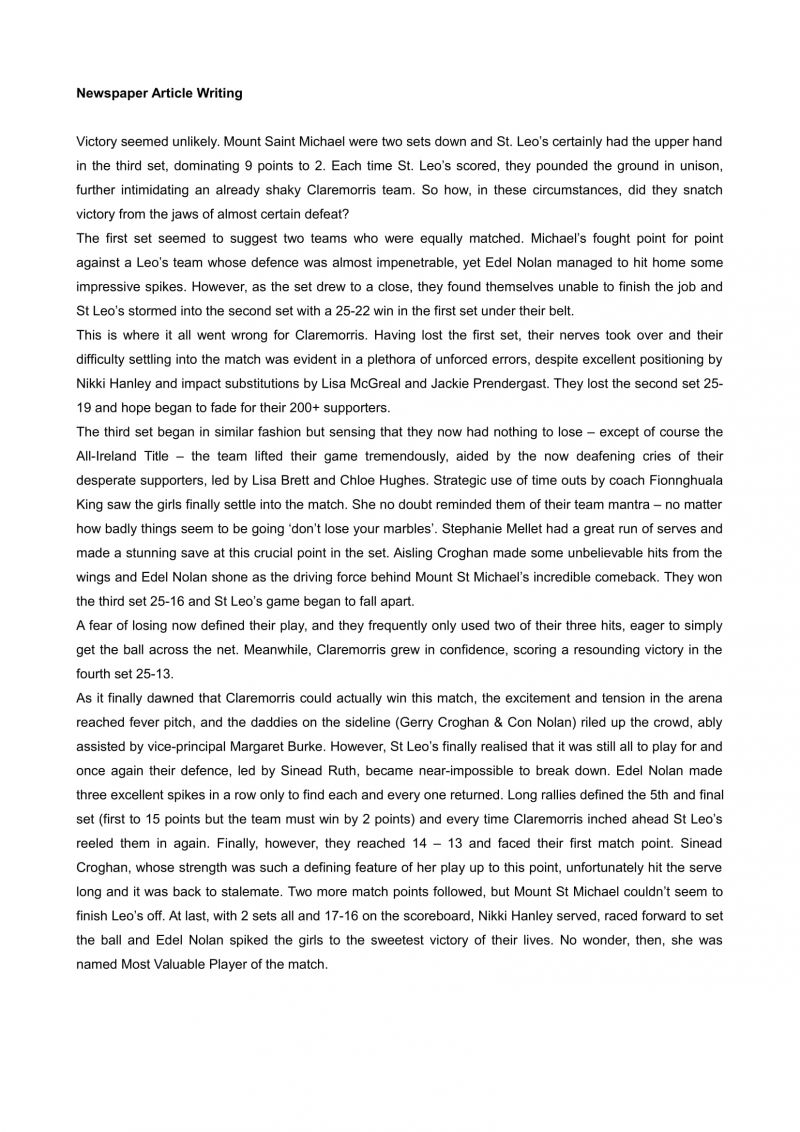
#> input picture Data01/image_02.jpg, 800 x 1132 px, found by its file name
$ python Impoerting_image.py
#> lines starting #> are read from the running program, lines starting #| are printed output that depends on the picture

import cv2
from PIL import Image
import pytesseract
from PIL.IcnsImagePlugin import read_png_or_jpeg2000

#importing image into memory(in the form of series of numerical array)
#for imorting images into memory we always use pillow for this
im_file = "C:/Users/COMTECH COMPUTER/PycharmProjects/Optical_Character_Recognization01/Data01/image_02.jpg"

#Basic operation to see image
im = Image.open(im_file)
#> im is the input picture: PIL image 800x1132 RGB; min 0, max 255, mean 238.7
print(im.size)
#| (800, 1132)
im.show()
# Rotate the image
rotated_image = im.rotate(180)
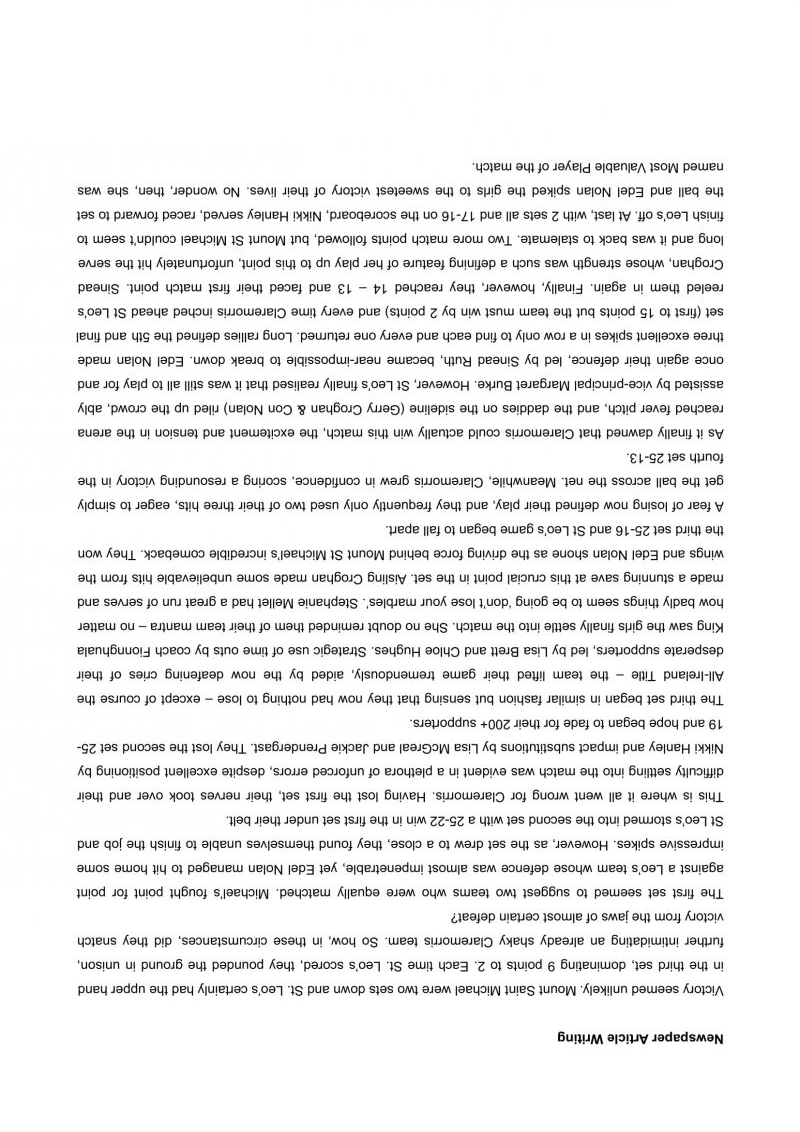
#> rotated_image: PIL image 800x1132 RGB; min 0, max 255, mean 238.7

#save image into different directory
#I give full file path
im.save("C:/Users/COMTECH COMPUTER/PycharmProjects/Optical_Character_Recognization01/Pillow_Library01/rotated_image.jpg")

$ run again, with Data01/image_01.jpg copied over Data01/image_02.jpg
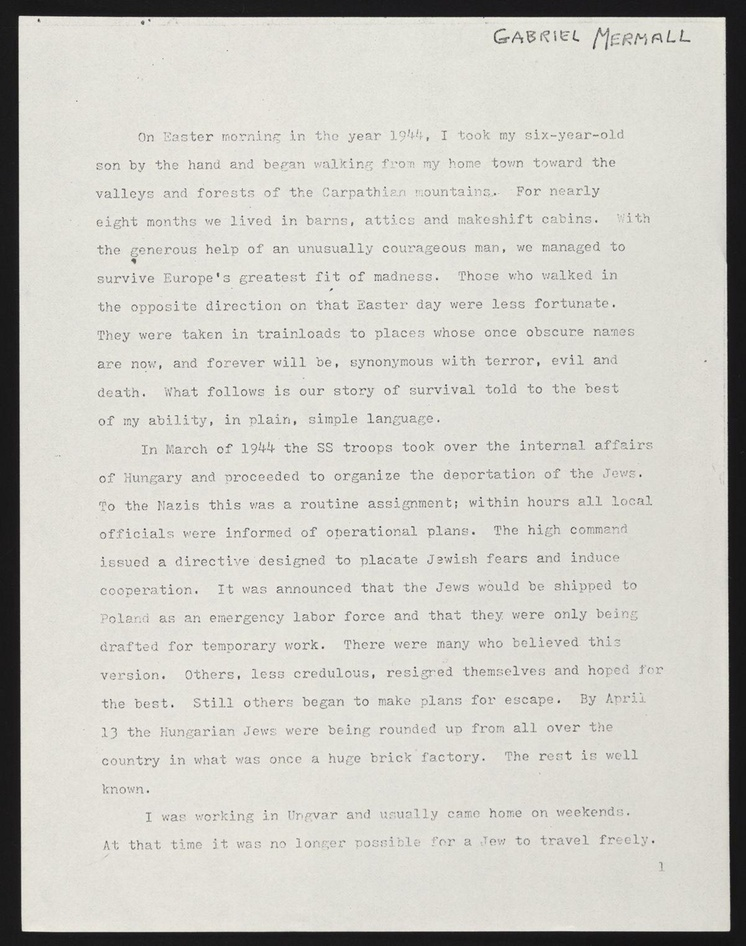
#> input picture Data01/image_01.jpg, 746 x 946 px, shrunk from 1200 x 1522 before the run, found by its file name
#> im is the input picture: PIL image 746x946 RGB; mean R, G, B 205.2, 204, 197.6
#| (746, 946)
#> `rotated_image = im.rotate(180)`:
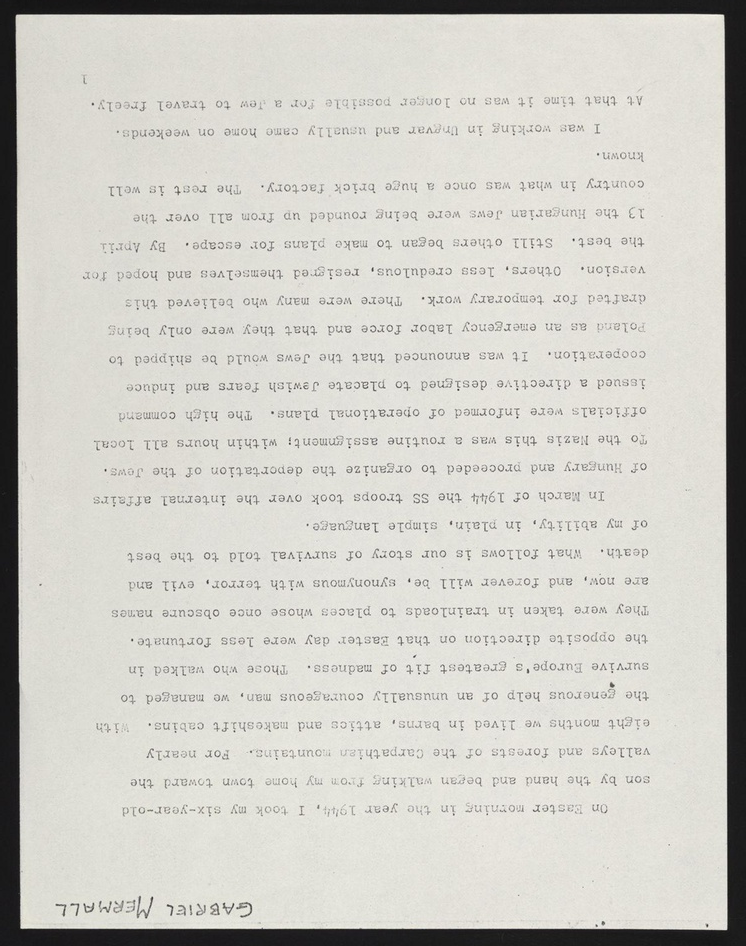
#> rotated_image: PIL image 746x946 RGB; mean R, G, B 205.2, 204, 197.6

$ run again, with Data01/image_05(With Colomns).JPG copied over Data01/image_02.jpg
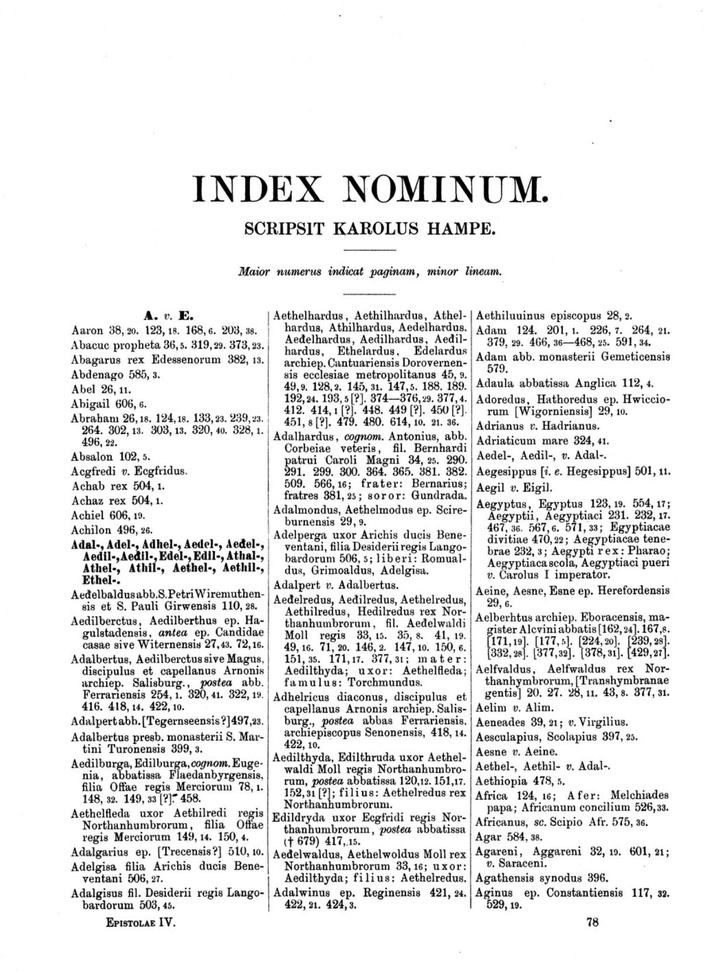
#> input picture Data01/image_05(With Colomns).JPG, 726 x 972 px, shrunk from 1243 x 1664 before the run, found by its file name
#> im is the input picture: PIL image 726x972 RGB; min 0, max 255, mean 232.5
#| (726, 972)
#> `rotated_image = im.rotate(180)`:
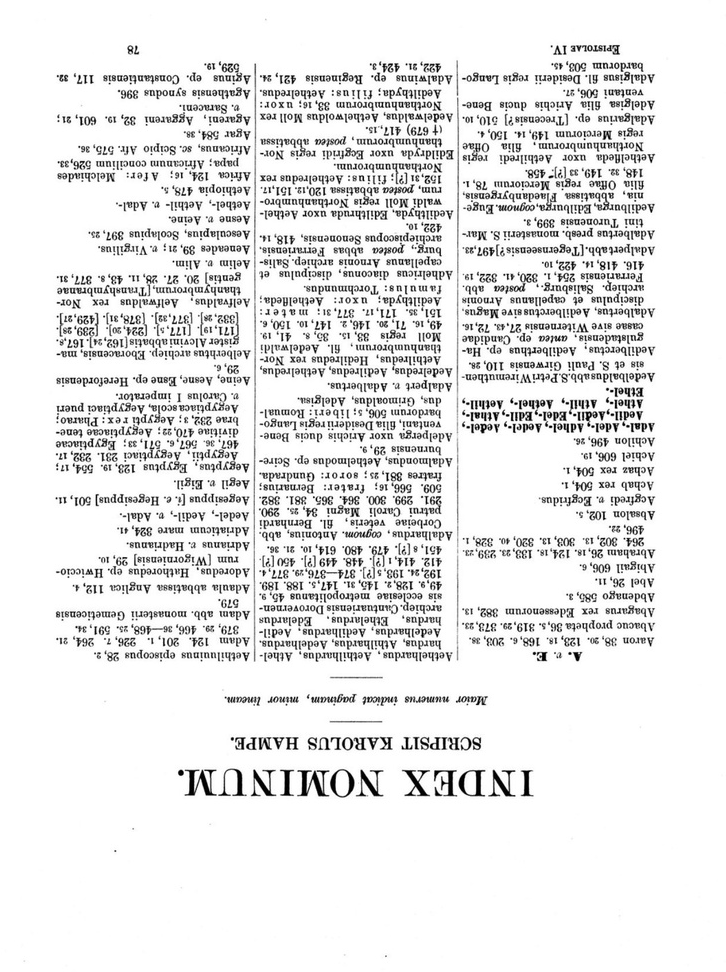
#> rotated_image: PIL image 726x972 RGB; min 0, max 255, mean 232.5
